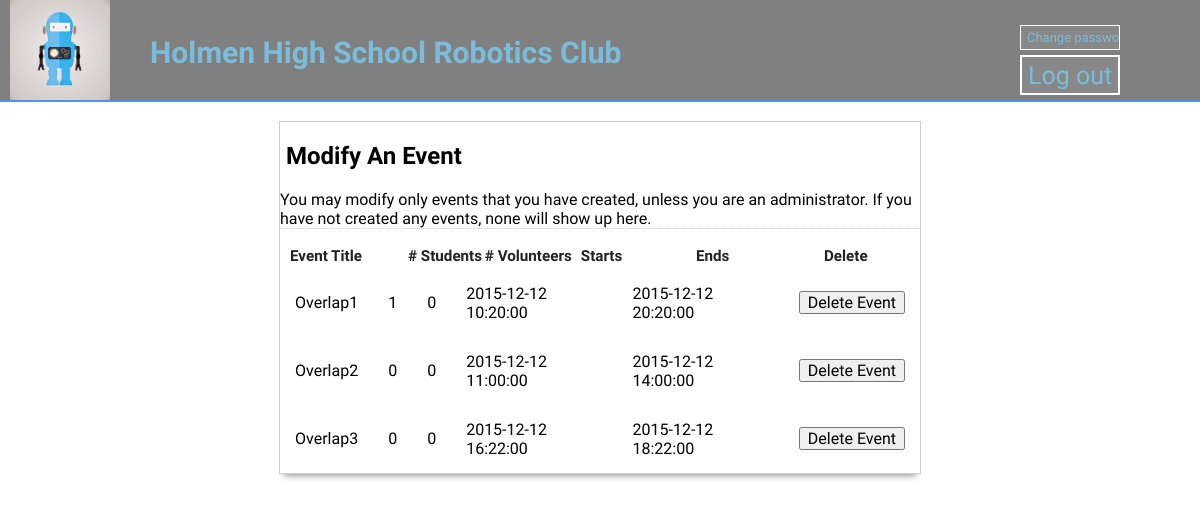
The page /modifyEvent.php (signed in) on the database its author committed.
### tables this page shows
CREATE TABLE IF NOT EXISTS `events` (
  `eventId` int(11) NOT NULL,
  `title` text NOT NULL,
  `description` text NOT NULL,
  `startDateTime` datetime NOT NULL COMMENT 'Format YYYY-MM-DD HH:MM:SS',
  `endDateTime` datetime NOT NULL COMMENT 'format YYYY-MM-DD HH:MM:SS',
  `minVolunteers` int(11) NOT NULL,
  `maxVolunteers` int(11) NOT NULL,
  `minStudents` int(11) NOT NULL,
  `maxStudents` int(11) NOT NULL,
  `creator` int(11) NOT NULL,
  `removed` int(11) NOT NULL
);

### modifyEvent.php (the view, shortened to what this page needs)
<!doctype html>
<html>
	<head>
		<link rel="stylesheet" type="text/css" href="normalize.css/normalize.css" />
		<link rel="stylesheet" type="text/css" href="theme.css" />
		<link rel="stylesheet" type="text/css" href="forms/view.css" media="all">
		<link rel="stylesheet" type="text/css" href="jquery.confirm/jquery.confirm.css" />
	</head>
	<body>
		<div id = "title">
			<a href="Volunteer.php">
				<h2 id = "titleName">
					<img id = "titleIcon" src = "img/bot2.jpg"  alt="icon"> Holmen High School Robotics Club
				</h2>
			</a>
			<input id = "log" class="button"  type="button" onClick="location.href='logout.php'" value="Log out">
			<input id = "changePassword" class="button"  type="button" onClick="location.href='changePassword.php'" value="Change password">
		</div>
		<div id="main_body">&nbsp;
			<div id="form_container">
				<h2>&nbsp;<a style="width: 637px">Modify An Event</a></h2>
				<div class="form_description">
					You may modify only events that you have created,
					unless you are an administrator.  If you have not created any events,
					none will show up here.
				</div>
				<?php
				$user = $_SESSION['login_user'];
				$type = $_SESSION['login_auth'];
				$connection = mysqli_connect("localhost", "root", "091904", "holmenHighSchool");
				if ($type == 'A'){
					$query = "select * from events where removed !=1 GROUP BY startDateTime";
				}
				else {
					$query = "select * from events where creator='$user' and removed!=1 GROUP BY startDateTime";
				}
				$result = mysqli_query($connection, $query);
				if (mysqli_num_rows($result)) {
					echo '<div style="position: relative; left: 10px; top: 0px; width: 20%; display: inline-block; float: left;"><label class="description">Event Title</label></div>
						<div style="float: left; width: 12%; display: inline-block;"><label class="description"># Students</label></div>
						<div style="float: left; width: 15%; display: inline-block;"><label class="description"># Volunteers</label></div>
						<div style="float: left; width: 18%; display: inline-block;"><label class="description">Starts</label></div>
						<div style="float: left; width: 20%; display: inline-block;"><label class="description">Ends</label></div>
						<div style="float: left; width: 15%; display: inline-block;"><label class="description">Delete</label></div>
						<table align="center" cellpadding="25">';
					while($row = mysqli_fetch_assoc($result)) {
						$id = $row['eventId'];
						$numStudents = 0;
						$numVolunteers = 0;
						if (!$result2 = mysqli_query($connection, "SELECT * FROM eventParticipation WHERE eventId=$id AND type='S'")){
							echo "<div>Database error finding student count</div>";
						}
						else {
							$numStudents = mysqli_num_rows($result2);
						}
						if (!$result2 = mysqli_query($connection, "SELECT * FROM eventParticipation WHERE eventId=$id AND type='V'")){
							echo "<div>Database error finding volunteer count</div>";
						}
						else {
							$numVolunteers = mysqli_num_rows($result2);
						}
						echo '<tr><form class="appnitro" method="post" action=""><input type="hidden" name="event" value="'
							.$row["eventId"].'"><td>'.$row["title"]."</td><td>".$numStudents."</td><td>".$numVolunteers
							."</td><td>".$row["startDateTime"]."</td><td>"
							.$row["endDateTime"].'</td><td><input id="signup" class="button_text" type="submit" name="submit"
							value="Delete Event"></td></form></tr>';
					}
					echo "</table>";
				}
				else {
					echo "Zero results.";
				}
				?>
			</div>
			<img id="bottom" src="forms/bottom.png" alt="">
		</div>
	</body>
</html>

### theme.css (style rules this page uses)
body { font-family: 'Cuprum','Lucida Sans Unicode', 'Lucida Grande', sans-serif; }
#title { position:relative; overflow:hidden; border-bottom: 2px solid rgb(75,148,255); width: 100%; height: 100px; background: grey; }
#titleName { position: relative; top: 10px; font-size: 30px; color: rgb(121,189,219); left: 150px; width: 50%; }
#titleIcon { height: 100px; width: 100px; position: absolute; left: -140px; top: -35px; }
.button { position: absolute; }
#changePassword { border: hidden; height:25px; width:100px; color: rgb(121,189,219); background-color: #888888; top:25px; left: 85%; font-size: 13px; border: 1px solid white; }
#log { height:40px; width:100px; color: rgb(121,189,219); background-color: #888888; border-color: white; top:55px; left:85%; font-size: 25px; border-style: solid; }
a { text-decoration: none; }

### forms/view.css (style rules this page uses)
#form_container { background:#fff; border:1px solid #ccc; margin:0 auto; text-align:left; width:640px; }
#bottom { display:block; height:10px; margin:0 auto; width:650px; }
form.appnitro { margin:20px 20px 0; padding:0 0 20px; }
img { behavior:url(css/iepngfix.htc); border:none; }
.appnitro { font-family:Lucida Grande, Tahoma, Arial, Verdana, sans-serif; font-size:small; }
.form_description { border-bottom:1px dotted #ccc; clear:both; display:inline-block; margin:0 0 1em; }
.form_description[class] { display:block; }
input.button_text { overflow:visible; padding:0 7px; width:auto; }
label.description { border:none; color:#222; display:block; font-size:95%; font-weight:700; line-height:150%; padding:0 0 1px; }

### rows shown on the page
events: title "Overlap1", numStudents "1", numVolunteers "0", startDateTime "2015-12-12 10:20:00", endDateTime "2015-12-12 20:20:00"
events: title "Overlap2", numStudents "0", numVolunteers "0", startDateTime "2015-12-12 11:00:00", endDateTime "2015-12-12 14:00:00"
events: title "Overlap3", numStudents "0", numVolunteers "0", startDateTime "2015-12-12 16:22:00", endDateTime "2015-12-12 18:22:00"
